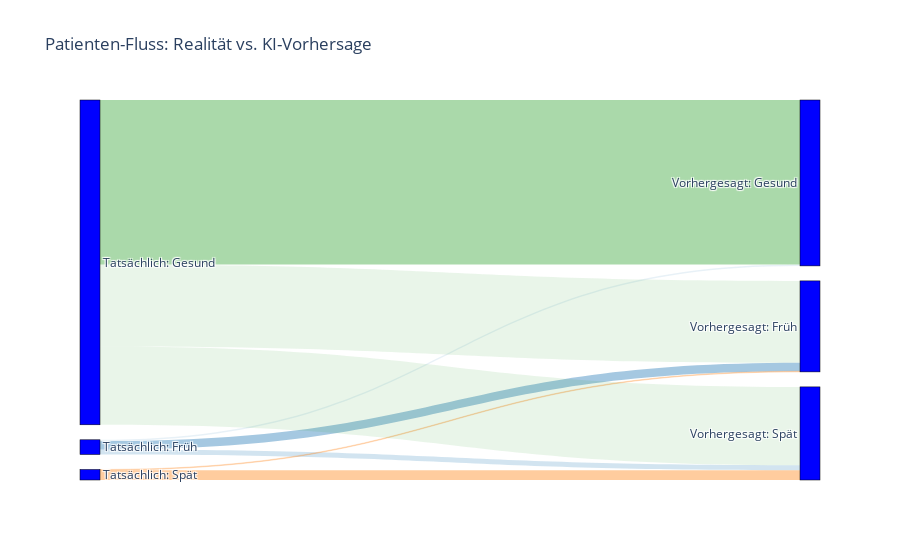

Source (notebook cell):
### Code cell
import plotly.graph_objects as go

# Daten aus deiner Confusion Matrix extrahieren
# Reihenfolge: [Früh, Spät, Gesund]
cm = confusion_matrix(y_test_fast, y_val_pred_fast)

# Labels für die Knoten
label_list = [
    "Tatsächlich: Früh", "Tatsächlich: Spät", "Tatsächlich: Gesund", # Quellen (Links)
    "Vorhergesagt: Früh", "Vorhergesagt: Spät", "Vorhergesagt: Gesund" # Ziele (Rechts)
]

# Definition der Flüsse (Sankey-Struktur)
source = [0, 0, 0, 1, 1, 1, 2, 2, 2] # Index der Quellen
target = [3, 4, 5, 3, 4, 5, 3, 4, 5] # Index der Ziele
value = cm.flatten() # Die Zahlen aus deiner Matrix

# Farben definieren (Grün für korrekt, Rot für Fehler)
color_link = [
    'rgba(31, 119, 180, 0.4)', 'rgba(31, 119, 180, 0.2)', 'rgba(31, 119, 180, 0.1)', # Von Früh
    'rgba(255, 127, 14, 0.2)', 'rgba(255, 127, 14, 0.4)', 'rgba(255, 127, 14, 0.1)', # Von Spät
    'rgba(44, 160, 44, 0.1)', 'rgba(44, 160, 44, 0.1)', 'rgba(44, 160, 44, 0.4)'    # Von Gesund
]

fig = go.Figure(data=[go.Sankey(
    node = dict(
      pad = 15, thickness = 20, line = dict(color = "black", width = 0.5),
      label = label_list, color = "blue"
    ),
    link = dict(
      source = source, target = target, value = value, color = color_link
  ))])

fig.update_layout(title_text="Patienten-Fluss: Realität vs. KI-Vorhersage", font_size=12)
fig.show()

### Figure 1 — Plotly figure (JSON) as saved in the notebook; plotly's stock layout.template omitted (floating-point values rounded to 4 significant figures)
{"data": [{"link": {"color": ["rgba(31, 119, 180, 0.4)", "rgba(31, 119, 180, 0.2)", "rgba(31, 119, 180, 0.1)", "rgba(255, 127, 14, 0.2)", "rgba(255, 127, 14, 0.4)", "rgba(255, 127, 14, 0.1)", "rgba(44, 160, 44, 0.1)", "rgba(44, 160, 44, 0.1)", "rgba(44, 160, 44, 0.4)"], "source": [0, 0, 0, 1, 1, 1, 2, 2, 2], "target": [3, 4, 5, 3, 4, 5, 3, 4, 5], "value": [12, 7, 2, 1, 14, 0, 117, 112, 235]}, "node": {"color": "blue", "label": ["Tatsächlich: Früh", "Tatsächlich: Spät", "Tatsächlich: Gesund", "Vorhergesagt: Früh", "Vorhergesagt: Spät", "Vorhergesagt: Gesund"], "line": {"color": "black", "width": 0.5}, "pad": 15, "thickness": 20}, "type": "sankey"}], "layout": {"font": {"size": 12}, "title": {"text": "Patienten-Fluss: Realität vs. KI-Vorhersage"}}}
